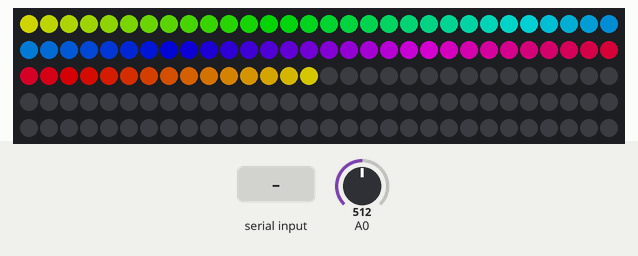
Recording of a sketch running on a simulated Arduino Uno, built with avr-gcc and run on an emulated ATmega328P. Parts: 150 RGB LEDs in strip order, left to right, continuing on the next row. Inputs (shaded band) come from the test bench; at power-on: A0 = 512. Dim RGB values are drawn brighter than linear; random numbers use the default seed unless the sketch sets one.

Above: at 1.27 s.
1.3 s: A0 set to 0
At 2.5 s:
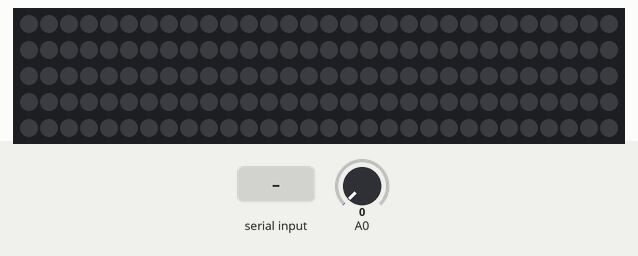
2.8 s: "2\n" received over Serial
At 2.89 s:
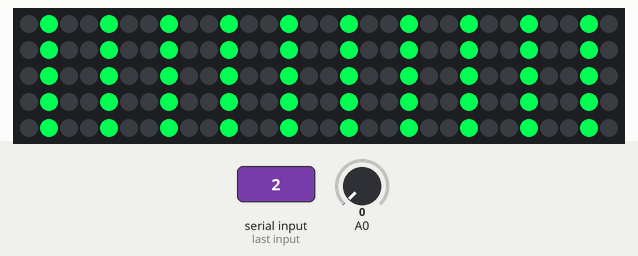
4.5 s: "3\n" received over Serial
At 4.58 s:
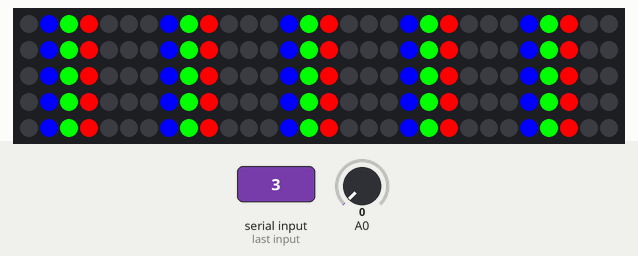
6.2 s: "4\n" received over Serial
At 6.25 s:
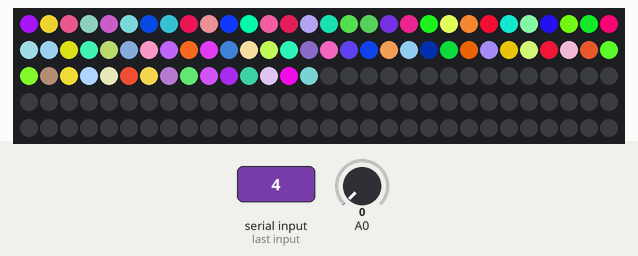
7.7 s: "4\n" received over Serial
At 7.75 s:
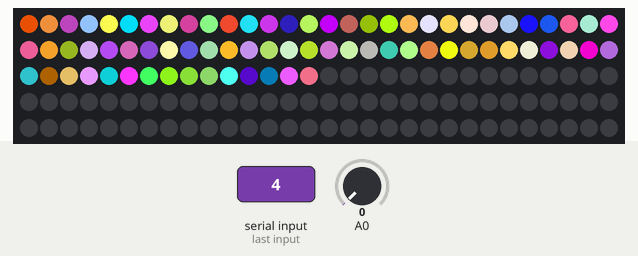
Timing chart, 0 to 10.2 s (numbered marks = the images above; inputs shaded):
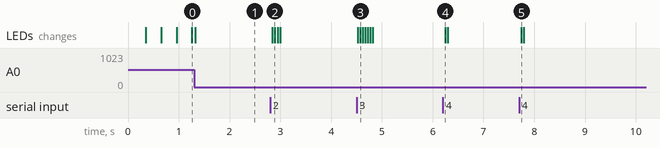

Measured:
- after the input at 2.8 s, the LEDs: first change at once (image 2 shows a later state)
- after the input at 4.5 s, the LEDs: first change at once (image 3 shows a later state)
- after the input at 6.2 s, the LEDs: change at once (image 4)
- after the input at 7.7 s, the LEDs: change at once (image 5)

The sketch:

leds.ino
```cpp
#include <Adafruit_NeoPixel.h>

#define DI_PIN 4
#define SENSOR_PIN 0
#define MAX_LED_COUNT 150
#define PI 3.14159265
#define PI_2 PI / 2

enum OP_MODE_ENUMS {
  OP_BOUNCE = 0,
  OP_RAINBOW,
  OP_FLOW,
  OP_FLOW2,
  OP_RANDOM,
  OP_RAINFLOW,
  OP_FILL,
  OP_MODE_COUNT
};

struct op_mode {
  int ledCount = 0;
  int msDelay = 0;
};

struct rgb_value {
  int r = 0;
  int g = 0;
  int b = 0;
};

struct rgb_value rgb(int r, int g, int b){
  struct rgb_value ret;
  ret.r = r;
  ret.g = g;
  ret.b = b;
  return ret;
}

struct op_mode op_modes[OP_MODE_COUNT];
int op_mode;

Adafruit_NeoPixel leds = Adafruit_NeoPixel(MAX_LED_COUNT, DI_PIN, NEO_GRB + NEO_KHZ800);
int intensity1[MAX_LED_COUNT];
int intensity2[MAX_LED_COUNT];
int current = 0;

float circle = 0.0f;
float counter = 0.0f;
int lastYPos = 0;

void changeOpMode(int op){
  for(int i = 0; i < op_modes[op_mode].ledCount; i++){
    leds.setPixelColor(i, 0, 0, 0);
  }
  leds.show();

  op_mode = op;
  leds = Adafruit_NeoPixel(MAX_LED_COUNT, DI_PIN, NEO_GRB + NEO_KHZ800);
  leds.begin();
  for(int i = 0; i < op_modes[op].ledCount; i++){
    leds.setPixelColor(i, 0, 0, 0);
  }
  leds.show();

  for(int i = 0; i < MAX_LED_COUNT; i++){
    intensity1[i] = 0;
    intensity2[i] = 0;
  }
}

struct rgb_value rainbow(float progress){
  progress = (abs(progress) - (int)abs(progress)) * 6.0f; // normalize
  int ascending = (int)((progress - (int)progress) * 255);
  int descending = 255 - ascending;

  switch((int)progress){
    case 0:
      return rgb(255, ascending, 0);
    case 1:
      return rgb(descending, 255, 0);
    case 2:
      return rgb(0, 255, ascending);
    case 3:
      return rgb(0, descending, 255);
    case 4:
      return rgb(ascending, 0, 255);
    default:
      return rgb(255, 0, descending);
  }
}

void setup() {
  leds.begin();
  for(int i = 0; i < MAX_LED_COUNT; i++){
    leds.setPixelColor(i, 0, 0, 0);
  }
  leds.show();

  op_modes[OP_BOUNCE].ledCount = 150;
  op_modes[OP_BOUNCE].msDelay = 8;

  op_modes[OP_RAINBOW].ledCount = 75;
  op_modes[OP_RAINBOW].msDelay = 4;

  op_modes[OP_FLOW].ledCount = 150;
  op_modes[OP_FLOW].msDelay = 45;

  op_modes[OP_FLOW2].ledCount = 150;
  op_modes[OP_FLOW2].msDelay = 40;

  op_modes[OP_RANDOM].ledCount = 75;
  op_modes[OP_RANDOM].msDelay = 50;

  op_modes[OP_RAINFLOW].ledCount = 75;
  op_modes[OP_RAINFLOW].msDelay = 2;

  op_modes[OP_FILL].ledCount = 75;
  op_modes[OP_FILL].msDelay = 4;

  changeOpMode(OP_RAINFLOW);

  Serial.begin(19200);
}

void loop() {
  int brightness = analogRead(0);
  leds.setBrightness(brightness / 4);

  /*Serial.println(Serial.available());
  if(Serial.available() >= 20){
    int i = 0;
    char message[20];
    while(i < 20)
      message[i++] = Serial.read();

    int mode = message[0] - '0';
    Serial.println(message);
    changeOpMode(mode);
  }*/
  if(Serial.available() > 0){
    int mode = Serial.read();
    mode = mode - '0';
    changeOpMode(mode);
  }

  int LED_COUNT = op_modes[op_mode].ledCount;
  int DELAY = op_modes[op_mode].msDelay;
  int CENTER_OFFSET = 0; //(MAX_LED_COUNT - LED_COUNT) / 2;

  if(op_mode == OP_BOUNCE){
    for(int i = 0; i < LED_COUNT; i++){
      intensity1[i] = 260;
      intensity2[LED_COUNT - i - 1] = 260;
      for(int j = 0; j < LED_COUNT; j++){
        intensity1[j] = max(intensity1[j] - 8, 0);
        intensity2[j] = max(intensity2[j] - 8, 0);

        leds.setPixelColor(CENTER_OFFSET + j, intensity1[j], 0, intensity2[j]);
      }
      leds.show();
      delay(DELAY);
    }
    for(int i = LED_COUNT; i >= 0; i--){
      intensity1[i] = 260;
      intensity2[LED_COUNT - i - 1] = 260;
      for(int j = 0; j < LED_COUNT; j++){
        intensity1[j] = max(intensity1[j] - 8, 0);
        intensity2[j] = max(intensity2[j] - 8, 0);

        leds.setPixelColor(CENTER_OFFSET + j, intensity1[j], 0, intensity2[j]);
      }
      leds.show();
      delay(DELAY);
    }
  }else if(op_mode == OP_RAINBOW){
    struct rgb_value r = rainbow(counter);
    for(int i = 0; i < LED_COUNT; i++){
      leds.setPixelColor(CENTER_OFFSET + i, r.r, r.g, r.b);
    }
    counter += 0.0025f;
    leds.show();
    delay(DELAY);
  }else if(op_mode == 99){
    for(int i = 0; i < LED_COUNT; i++){
      for(int j = 0; j < LED_COUNT; j++){
        if(i < j)
          leds.setPixelColor(CENTER_OFFSET + j, 0, 255, 0);
        else if(i == j)
          leds.setPixelColor(CENTER_OFFSET + j, 255, 0, 0);
        else
          leds.setPixelColor(CENTER_OFFSET + j, 0, 0, 255);
      }
      leds.show();
      delay(DELAY);
    }
    for(int i = LED_COUNT; i >= 0; i--){
      for(int j = 0; j < LED_COUNT; j++){
        if(i < j)
          leds.setPixelColor(CENTER_OFFSET + j, 0, 255, 0);
        else if(i == j)
          leds.setPixelColor(CENTER_OFFSET + j, 255, 0, 0);
        else
          leds.setPixelColor(CENTER_OFFSET + j, 0, 0, 255);
      }
      leds.show();
      delay(DELAY);
    }
  }else if(op_mode == OP_FLOW){
    struct rgb_value r = rainbow(counter);
    for(int f = 0; f < 3; f++){
      for(int i = 0; i < LED_COUNT; i++){
        if(i % 3 == f)
          leds.setPixelColor(CENTER_OFFSET + i, r.r, r.g, r.b);
        else
          leds.setPixelColor(CENTER_OFFSET + i, 0, 0, 0);
      }
      counter += 0.005f;
      leds.show();
      delay(DELAY);
    }
  }else if(op_mode == OP_FLOW2){
    for(int f = 0; f < 6; f++){
      for(int i = 0; i < LED_COUNT; i++){
        if(i % 6 == f)
          leds.setPixelColor(CENTER_OFFSET + i, 0, 0, 255);
        else if(i % 6 == (f + 1) % 6)
          leds.setPixelColor(CENTER_OFFSET + i, 0, 255, 0);
        else if(i % 6 == (f + 2) % 6)
          leds.setPixelColor(CENTER_OFFSET + i, 255, 0, 0);
        else
          leds.setPixelColor(CENTER_OFFSET + i, 0, 0, 0);
      }
      leds.show();
      delay(DELAY);
    }
  }else if(op_mode == OP_RANDOM){
    for(int i = 0; i < LED_COUNT; i++){
      leds.setPixelColor(CENTER_OFFSET + i, random(0, 255), random(0, 255), random(0, 255));
    }
    leds.show();
    delay(DELAY);
  }else if(op_mode == OP_RAINFLOW){
    for(int i = 0; i < LED_COUNT; i++){
      float prog = i / (float)LED_COUNT;
      struct rgb_value r = rainbow(counter + prog);
      leds.setPixelColor(CENTER_OFFSET + i, r.r, r.g, r.b);
    }
    counter += 0.0025f;
    leds.show();
    delay(DELAY);
  }else if(op_mode == OP_FILL){
    if(intensity1[1] != 0 && intensity1[2] != 0){
      for(int i = 0; i < LED_COUNT; i++){
        intensity1[i] = 0;
        leds.setPixelColor(CENTER_OFFSET + i, 0, 0, 0);
      }
    }
    if(intensity1[current + 1] != 0 || current + 1 > LED_COUNT / 2){
      current = 0;
    }else{
      leds.setPixelColor(CENTER_OFFSET + current, 0, 0, 0);
      leds.setPixelColor(CENTER_OFFSET + LED_COUNT - current, 0, 0, 0);
      intensity1[current] = 0;
      current++;
      intensity1[current] = 255;
      leds.setPixelColor(CENTER_OFFSET + current, 255, 0, 0);
      leds.setPixelColor(CENTER_OFFSET + LED_COUNT - current, 0, 255, 0);
    }
    leds.show();
    delay(DELAY);
  }
  circle += 0.01f;
}
```
